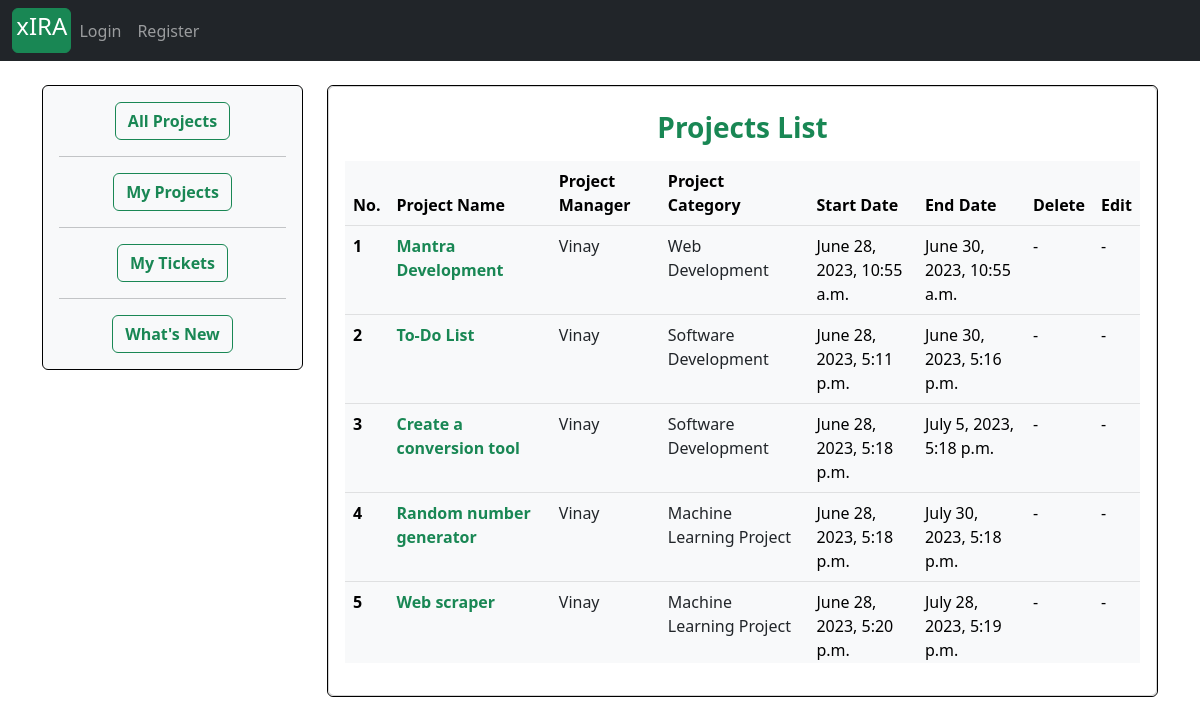
The app's page /dashboard_manager/1/ with its own data.
### projects/models.py (models this page shows, shortened)
class Project(models.Model):
    project_name         = models.CharField(max_length=30)
    project_description  = models.TextField(max_length=600, blank=True)
    project_category     = models.CharField(max_length=30, choices=choices)
    project_manager      =  models.ForeignKey(ProjectManager, on_delete=models.SET_NULL, null=True)
    assignees            =  models.ManyToManyField(Account)
    start_date           = models.DateTimeField(auto_now_add=True)
    estimated_end_date   = models.DateTimeField()

### accounts/models.py (models this page shows, shortened)
class ProjectManager(models.Model):
    project_manager = models.OneToOneField(Account, on_delete=models.CASCADE)
    domain          = models.CharField(max_length=40, choices=choices_1)
    def __str__(self):
        return self.project_manager.first_name

class Account(AbstractBaseUser):
    first_name           = models.CharField(max_length=50)
    last_name            = models.CharField(max_length=50)
    work_email           = models.EmailField(max_length=100, unique=True)
    contact_number       = models.CharField(max_length=50)
    work_profile         = models.CharField(max_length=30, choices=choices)
    date_joined     = models.DateTimeField(auto_now_add=True)
    last_login      = models.DateTimeField(auto_now_add=True)
    is_admin        = models.BooleanField(default=False)
    is_staff        = models.BooleanField(default=False)
    is_active        = models.BooleanField(default=False)
    is_superadmin        = models.BooleanField(default=False)
    USERNAME_FIELD = 'work_email'
    REQUIRED_FIELDS = ['first_name', 'last_name']
    objects = MyAccountManager()

### xIRA/views.py (the view)
# urls.py: path('dashboard_manager/<int:manager_id>/', views.manager_dashboard, name='manager_dashboard'),
def manager_dashboard(request, manager_id):
    manager_project = Project.objects.filter(project_manager__project_manager__id = manager_id)
    context = {
        'projects': manager_project,
    }
    return render(request, 'landingPage.html', context)

### projects/context_processors.py (called while the page is built)
def create_project_form(request):
    form = ProjectCreationForm()
    context = {
        'project_creation_form': form
    }
    return context

### templates/landingPage.html (shortened to what this page needs)
{% extends 'base.html' %}
{% block content %}
{% load tz %}
<div class="container mt-4">
 <div class="row">
    <div class="col-sm-3" style="">
      <div class="card bg bg-light" style="border: 1px solid black;">
    <div class="card-body text-center">
      <a href="{% url 'dashboard' %}" class="btn btn-outline-success"  style="text-decoration: none"><strong>All Projects</strong></a>
    <hr>
      <a href="{% url 'dashboard' request.user.id %}" class="btn btn-outline-success"  style="text-decoration: none"><strong>My Projects</strong></a>
    <hr>
      <a href="{% url 'user_ticket_dashboard' %}" class="btn btn-outline-success"  style="text-decoration: none"><strong>My Tickets</strong></a>
    <hr>
		  <a href="{% url 'get_notifications' %}" class="btn btn-outline-success"  style="text-decoration: none"><strong>What's New</strong></a>
    </div>
      </div>
    </div>
    <div class="col-lg" style="">
        <div class="card"  style="border: 1px solid black;">
  <div class="card">
    <div class="card-body">
    <table class="table table-light caption-top" style="position: relative;height: 560px;overflow: auto;display: block;" id="project_table">
  <caption><h3 class="text-success text-center"><strong>Projects List</strong></h3></caption>
  <thead>
    <tr>
      <th scope="col">No.</th>
      <th scope="col">
          Project Name
      </th>
      <th scope="col">Project Manager</th>
      <th scope="col">Project Category</th>
      <th scope="col">Start Date</th>
      <th scope="col">End Date</th>
        <th scope="col">Delete</th>
        <th scope="col">Edit</th>
    </tr>
  </thead>
{% for project in projects %}
  <tbody>
    <tr>
      <th scope="row">{{forloop.counter}}</th>
      <td>
              <a href="{% url 'project_detail' project.id %}" style="text-decoration: none" ><strong class="text-success">{{project.project_name}}</strong></a>
      </td>
      <td>
          <a href="{% url 'manager_dashboard' project.project_manager.project_manager.id %}" style="text-decoration: none; color: hotpink;" class="text-dark">{{project.project_manager}}</a>
      </td>
      <td>
      <a href="{% url 'project_category_dashboard' project.project_category|slugify %}" style="text-decoration: none; color: hotpink;" class="text-dark">{{project.project_category}}</a>
      </td>
      <td>{{project.start_date|timezone:"Asia/Kolkata"}}</td>
      <td>{{project.estimated_end_date}}</td>
      {% if request.user.is_project_manager and project.project_manager.project_manager == request.user %}
        <td><a href="{% url 'delete_project' project.id %}" style="text-decoration: none; color: hotpink;" class="text-success">Delete</a></td>
        <td><a href="{% url 'edit_project' project.id %}" style="text-decoration: none; color: hotpink;" class="text-success">Edit</a></td>
      {% else %}
        <td>-</td>
        <td>-</td>
      {% endif %}
    </tr>
{% endfor %}
  </tbody>
</table>
      </div>
  </div>
      </div>
        </div>
    </div>
</div>
{% endblock %}

### records on screen
Project: project_name "Mantra Development", project_manager "Vinay", project_category "Web Development", start_date "June 28, 2023, 10:55 a.m.", estimated_end_date "June 30, 2023, 10:55 a.m."
Project: project_name "To-Do List", project_manager "Vinay", project_category "Software Development", start_date "June 28, 2023, 5:11 p.m.", estimated_end_date "June 30, 2023, 5:16 p.m."
Project: project_name "Create a conversion tool", project_manager "Vinay", project_category "Software Development", start_date "June 28, 2023, 5:18 p.m.", estimated_end_date "July 5, 2023, 5:18 p.m."
Project: project_name "Random number generator", project_manager "Vinay", project_category "Machine Learning Project", start_date "June 28, 2023, 5:18 p.m.", estimated_end_date "July 30, 2023, 5:18 p.m."
Project: project_name "Web scraper", project_manager "Vinay", project_category "Machine Learning Project", start_date "June 28, 2023, 5:20 p.m.", estimated_end_date "July 28, 2023, 5:19 p.m."
